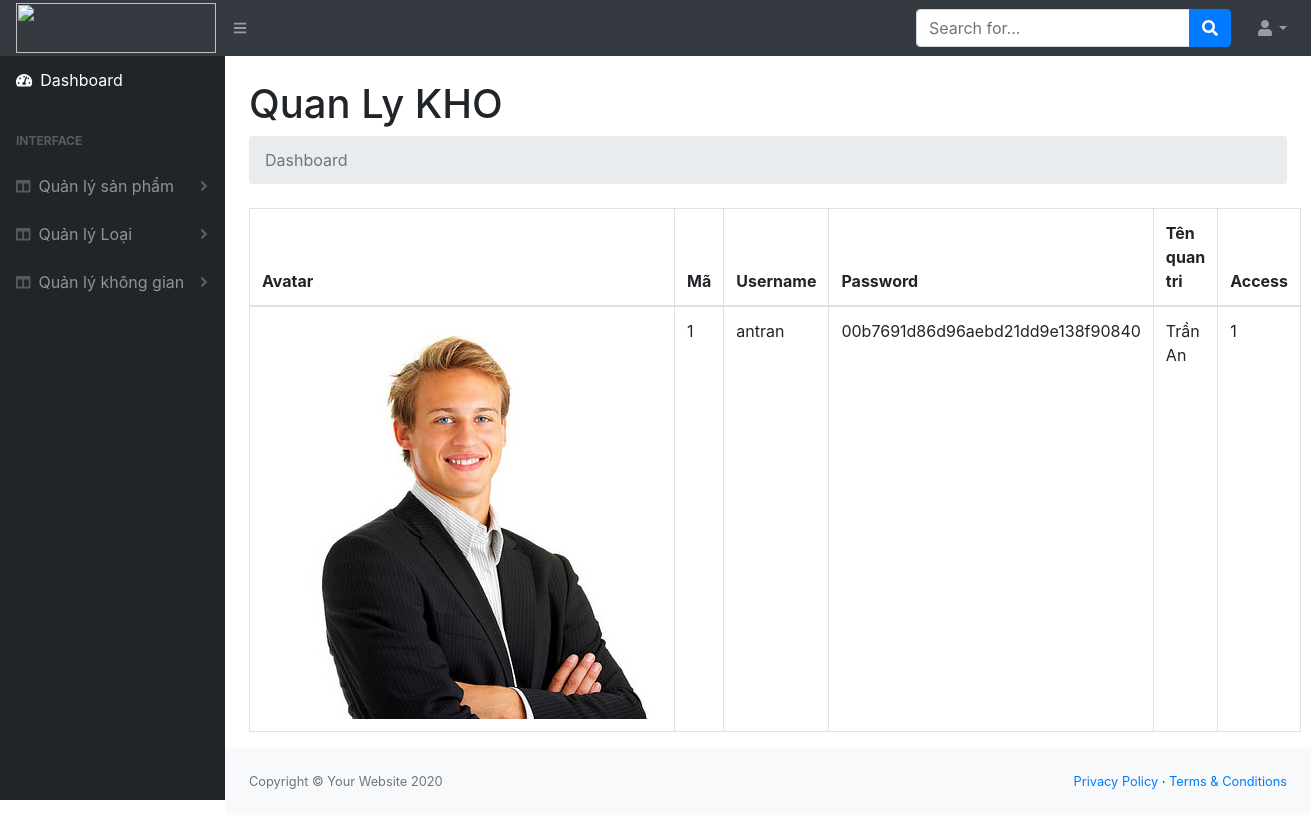
Page /admin/dist/quanlykho.php on the committed database.
### tables this page shows
CREATE TABLE `quantri` (
  `maquantri` int(11) NOT NULL,
  `Username` varchar(20) NOT NULL COMMENT 'tên đăng nhập',
  `Passwords` varchar(40) NOT NULL COMMENT 'mật khẩu',
  `tenquantri` varchar(50) NOT NULL,
  `hinh` varchar(50) NOT NULL,
  `quyen` varchar(50) NOT NULL COMMENT '(1) Qly_Kho; \r\n(2)Qly_donhang \r\n(3) Qly_tintuc'
);

### admin/dist/quanlykho.php (the view, shortened to what this page needs)
<!DOCTYPE html>
<html lang="en">
    <head>
        <link href="css/styles.css" rel="stylesheet" />
        <link href="https://cdn.datatables.net/1.10.20/css/dataTables.bootstrap4.min.css" rel="stylesheet" />
    </head>
    <?php
        include '../../config/config.php';
    ?>
    <body class="sb-nav-fixed">
        <nav class="sb-topnav navbar navbar-expand navbar-dark bg-dark">
            <a class="navbar-brand" href="index.php"><img src="assets/images/noi_that1.jpg" style="height:50px; width:200px; " alt=""></a>
            <button class="btn btn-link btn-sm order-1 order-lg-0" id="sidebarToggle" href="#"><i class="fas fa-bars"></i></button>
            <form class="d-none d-md-inline-block form-inline ml-auto mr-0 mr-md-3 my-2 my-md-0">
                <div class="input-group">
                    <input class="form-control" type="text" placeholder="Search for..." aria-label="Search" aria-describedby="basic-addon2" />
                    <div class="input-group-append">
                        <button class="btn btn-primary" type="button"><i class="fas fa-search"></i></button>
                    </div>
                </div>
            </form>
            <ul class="navbar-nav ml-auto ml-md-0">
                <li class="nav-item dropdown">
                    <a class="nav-link dropdown-toggle" id="userDropdown" href="#" role="button" data-toggle="dropdown" aria-haspopup="true" aria-expanded="false"><i class="fas fa-user fa-fw"></i></a>
                </li>
            </ul>
        </nav>
        <div id="layoutSidenav">
            <div id="layoutSidenav_nav">
                <nav class="sb-sidenav accordion sb-sidenav-dark" id="sidenavAccordion">
                    <div class="sb-sidenav-menu">
                        <div class="nav">
                            <a class="nav-link" href="quanlykho.php">
                                <div class="sb-nav-link-icon"><i class="fas fa-tachometer-alt"></i></div>
                                Dashboard
                            </a>
                            <div class="sb-sidenav-menu-heading">Interface</div>
                            <a class="nav-link collapsed" href="quanlysanpham.php">
                                <div class="sb-nav-link-icon"><i class="fas fa-columns"></i></div>
                                Quản lý sản phẩm
                                <div class="sb-sidenav-collapse-arrow"><i class="fas fa-angle-down"></i></div>
                            </a>
                            <a class="nav-link collapsed" href="quanlyloai.php" >
                                <div class="sb-nav-link-icon"><i class="fas fa-columns"></i></div>
                                Quản lý Loại
                                <div class="sb-sidenav-collapse-arrow"><i class="fas fa-angle-down"></i></div>
                            </a>
                            <a class="nav-link collapsed" href="quanlykhonggian.php" >
                                <div class="sb-nav-link-icon"><i class="fas fa-columns"></i></div>
                                Quản lý không gian
                                <div class="sb-sidenav-collapse-arrow"><i class="fas fa-angle-down"></i></div>
                            </a>
                        </div>
                    </div>
                </nav>
            </div>
            <div id="layoutSidenav_content">
                <main>
                    <div class="container-fluid">
                        <h1 class="mt-4">Quan Ly KHO</h1>
                        <ol class="breadcrumb mb-4">
                            <li class="breadcrumb-item active">Dashboard</li>
                        </ol>
                        <table class="table table-bordered" width="100%" cellspacing="0">
                            <thead>
                                <tr>
                                    <th>Avatar</th>
                                    <th>Mã </th>
                                    <th>Username</th>
                                    <th>Password</th>
                                    <th>Tên quan tri</th>
                                    <th>Access</th>
                                </tr>
                            </thead>
                            <?php
                                $sql="SELECT * FROM quantri where quantri.quyen='1' ";
                                $stm=$obj->query($sql);
                                $data=$stm->fetchALL();
                                foreach($data as $k => $v)
                                {
                            ?>
                            <tbody>
                                <tr>
                                    <td><img src="assets/images/<?php echo $v['hinh']?>" alt=""></td>
                                    <td><?php echo $v['maquantri']?></td>
                                    <td><?php echo $v['Username']?></td>
                                    <td><?php echo md5($v['Passwords'])?></td>
                                    <td><?php echo $v['tenquantri']?></td>
                                    <td><?php echo $v['quyen']?></td>
                                </tr>
                            </tbody>
                            <?php
                                }
                                ?>
                        </table>
                    </div>
                </main>
                <footer class="py-4 bg-light mt-auto">
                    <div class="container-fluid">
                        <div class="d-flex align-items-center justify-content-between small">
                            <div class="text-muted">Copyright &copy; Your Website 2020</div>
                            <div>
                                <a href="#">Privacy Policy</a>
                                &middot;
                                <a href="#">Terms &amp; Conditions</a>
                            </div>
                        </div>
                    </div>
                </footer>
            </div>
        </div>
    </body>
</html>

### rows in the picture
quantri: hinh (picture), maquantri "1", Username "antran", Passwords "00b7691d86d96aebd21dd9e138f90840", tenquantri "Trần An", quyen "1"
